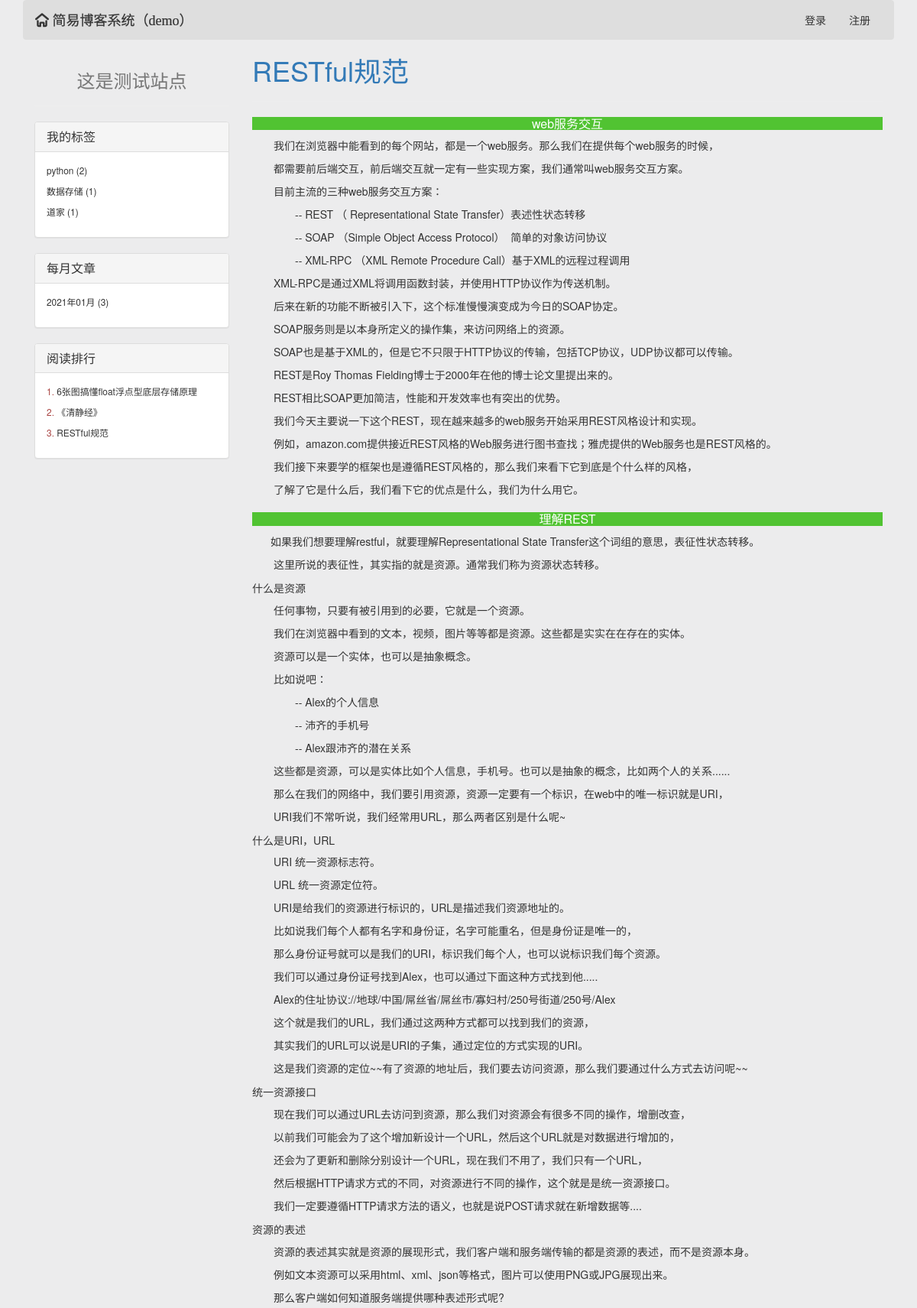
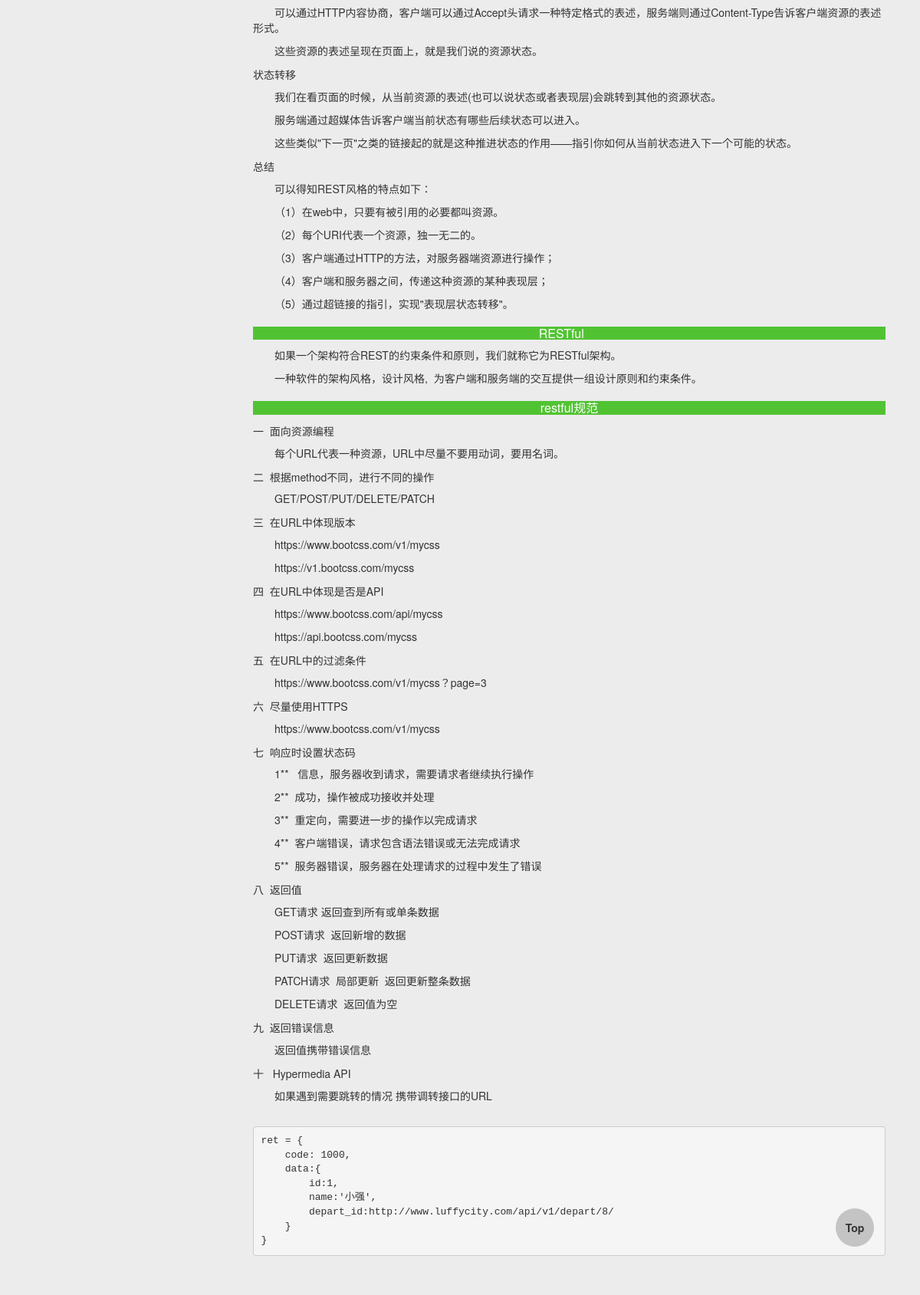
The app's page /test/articles/1/ (upper part) with its own data (2 pictures, top to bottom).
### blog/models.py (models this page shows, shortened)
class BlogSite(models.Model):
    title = models.CharField(max_length=32, null=True, verbose_name='个人站点标题')

class Article(models.Model):
    title = models.CharField(max_length=64, verbose_name='文章标题')
    desc = models.CharField(max_length=256, verbose_name='文章描述信息')
    create_time = models.DateTimeField(auto_now_add=True, verbose_name='文章创建日期')
    content = models.TextField()
    view_count = models.IntegerField(default=0)
    like_count = models.IntegerField(default=0)
    dislike_count = models.IntegerField(default=0)
    comment_count = models.IntegerField(default=0)
    user = models.ForeignKey('UserInfo', on_delete=models.CASCADE)
    tag = models.ManyToManyField('Tag')

### blog/views.py (the view)
# urls.py: re_path(r'^(?P<username>\w+)/articles/(?P<article_id>\d+)/$', views.user_article),
def user_article(request, username, article_id):
    article = Article.objects.filter(pk=article_id).first()
    if article:
        Article.objects.filter(pk=article_id).update(view_count=F('view_count') + 1)
        comment_list = Comment.objects.filter(article_id=article_id)
        tag_obj = Tag.objects.filter(article=article)
        tag_list = []
        for tag in tag_obj:
            tag_list.append(tag.title)
        return render(request, "user-article.html", locals())
    else:
        return render(request, "404.html")

### blog/models.py (called while the page is built)
    def __str__(self):
        return self.username

### blog/templatetags/my_tags.py (called while the page is built)
@register.inclusion_tag('parts/side-left.html')
def get_side_left_style(request, username):
    user = UserInfo.objects.filter(username=username).first()
    blog_site = user.blog_site
    article_list_hot = Article.objects.filter(user__username=username).order_by('-view_count')[:5]
    tag_list = Tag.objects.filter(blog_site=blog_site).values('pk').annotate(
        c=Count('article__title')).values('title', 'c')
    time_list = Article.objects.filter(user=user).annotate(
        y_m_time=TruncMonth('create_time')).values('y_m_time').annotate(
        c=Count("id")).values('y_m_time', 'c')
    return {'username': username, 'blog_site': blog_site, 'tag_list': tag_list, 'article_list_hot': article_list_hot,
            'time_list': time_list, 'request': request}

@register.inclusion_tag('parts/header.html')
def get_header_style(request):
    form_login = UserFormLogin()
    form_reg = UserFormReg()
    username = UserInfo.objects.filter(username=request.user.username).first()
    blog_site = BlogSite.objects.filter(userinfo=username).first()
    return {'form_login': form_login, 'form_reg': form_reg, 'request': request, 'blog_site': blog_site}

### templates/user-article.html (shortened to what this page needs)
{% extends "base0.html" %}
{% block body %}
    <div class="header">
        {% load my_tags %}
        {% get_header_style request %}
    </div>
    <div class="col-md-3">
        {% load my_tags %}
        {% get_side_left_style request username %}
    </div>
    <div class="col-md-9">
        <span id="article_title_id" class="h1 text-primary" article_id="{{ article.pk }}">{{ article.title }}</span>
        <hr>
        <div>
            {{ article.content|safe }}
        </div>
        <br>
        <br>
    </div>
{% endblock %}

### templates/parts/side-left.html (shortened to what this page needs)
<div>
    <a href="/{{ username }}/">
        <span class="h3 text-muted center-block text-center">{{ blog_site.title }}</span>
    </a>
    <hr>
    <div class="panel panel-default">
        <div class="panel-heading" role="tab" id="headingTwo">
            <h4 class="panel-title">
                <a role="button" data-toggle="collapse"
                   href="#tag_list">
                    我的标签
                </a>
            </h4>
        </div>
        <div id="tag_list" class="panel-collapse collapse in" role="tabpanel">
            <div class="panel-body">
                {% for tag in tag_list %}
                    <div class="small">
                        <p>
                            <a href="/{{ username }}/tag/{{ tag.title }}">
                                {{ tag.title }}
                                ({{ tag.c }})
                            </a>
                        </p>
                    </div>
                {% endfor %}
            </div>
        </div>
    </div>
    <div class="panel panel-default">
        <div class="panel-heading" role="tab" id="headingThree">
            <h4 class="panel-title">
                <a role="button" data-toggle="collapse"
                   href="#time_list">
                    每月文章
                </a>
            </h4>
        </div>
        <div id="time_list" class="panel-collapse collapse in" role="tabpanel">
            <div class="panel-body">
                {% for time in time_list %}
                    <div class="small">
                        <p>
                            <a href="/{{ username }}/time/{{ time.y_m_time|date:'Y-m' }}">
                                {{ time.y_m_time|date:'Y年m月' }}
                                ({{ time.c }})
                            </a>
                        </p>
                    </div>
                {% endfor %}
            </div>
        </div>
    </div>
    <div class="panel panel-default">
        <div class="panel-heading" role="tab" id="headingThree">
            <h4 class="panel-title">
                <a role="button" data-toggle="collapse"
                   href="#article_list_hot">
                    阅读排行
                </a>
            </h4>
        </div>
        <div id="article_list_hot" class="panel-collapse collapse in" role="tabpanel">
            <div class="panel-body">
                {% for article in article_list_hot %}
                    <div class="small">
                        <p>
                            <span class="text-danger">{{ forloop.counter }}.</span>
                            <a href="/{{ article.user.username }}/articles/{{ article.id }}">
                                {{ article.title }}
                            </a>
                        </p>
                    </div>
                {% endfor %}
            </div>
        </div>
    </div>
</div>

### static/blog/auth.css (style rules this page uses)
.btn, .btn:hover, a, a:hover { transition: all .3s ease-in-out; }

### records on screen
BlogSite: title "这是测试站点"
Article: title "6张图搞懂float浮点型底层存储原理"
Article: title "《清静经》"
Article: title "RESTful规范", content "web服务交互 我们在浏览器中能看到的每个网站，都是一个web服务。那么我们在提供每个web服务的时候， 都需要前后端交互，前后端交互就一定有一些实现方案，我们通常叫web服务交互方案。 目前主流的三种web服务交互方案： -- REST （ Representational State Transfer）表述性状态转移 -- SOAP （Simple Object Access Protocol） 简单的对象访问协议 -- XML-RPC （XML Remote Procedure Call）基于XML的远程过程调用 XML-RPC是通过XML将调用函数封装，并使用HTTP协议作为传送机制。 后来在新的功能不断被引入下，这个标准慢慢演变成为今日的SOAP协定。 SOAP服务则是以本身所定义的操作集，来访问网络上的资源。 SOAP也是基于XML的，但是它不只限于HTTP协议的传输，包括TCP协议，UDP协议都可以传输。 REST是Roy Thomas Fielding 博士于2000年在他的博士论文里提出来的。 REST相比SOAP更加简洁，性能和开发效率也有突出的优势。 我们今天主要说一下这个REST，现在越来越多的web服务开始采用REST风格设计和实现。 例如，amazon.com提供接近REST风格的Web服务进行图书查找；雅虎提供的Web服务也是REST风格的。 我们接下来要学的框架也是遵循REST风格的，那么我们来看下它到底是个什么样的风格， 了解了它是什么后，我们看下它的优点是什么，我们为什么用它。 理解REST…"

### other values on screen
{{ tag.title }} "python" "数据存储" "道家"
{{ tag.c }} "2" "1" "1"
{{ time.y_m_time|date:'Y年m月' }} "2021年01月"
{{ time.c }} "3"
